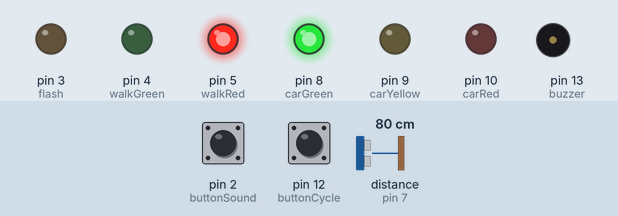
This sketch was run on a simulated Arduino Uno, built with avr-gcc and run on an emulated ATmega328P. Shown: output pins drawn as LEDs (lit = HIGH), buzzer (waves = sounding). The test bench sets the inputs (shaded band); at power-on: pin 12 (buttonCycle) LOW, pin 2 (buttonSound) LOW, distance to the obstacle (sensor on pin 7) 80 cm. The echo pulse lasts 58.3 µs per cm; pins used as bus, display or sensor lines are not drawn.

Above: at 1.2 s.
1.3 s: pin 12 (buttonCycle) pulled HIGH for 0.15 s
At 31.3 s:
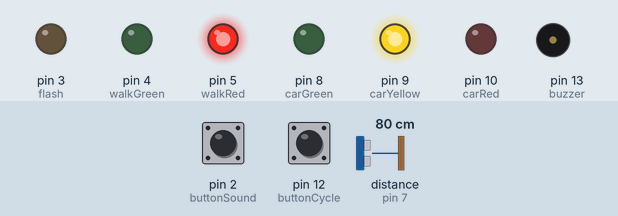
At 32.26 s:
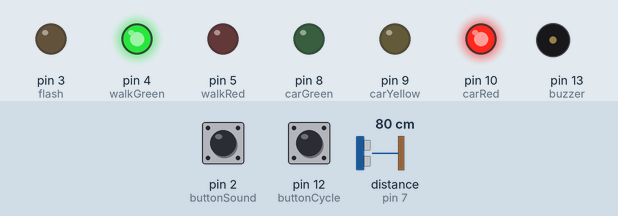
Timing chart, 0 to 33.5 s (numbered marks = the images above; inputs shaded):
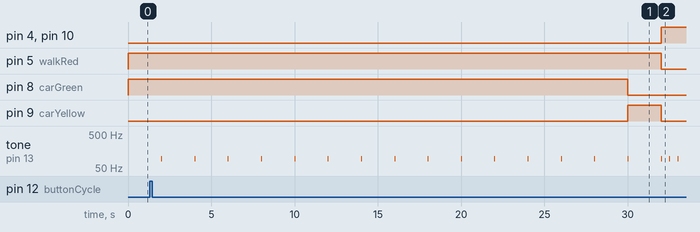

The sketch:

Arduino-Ampel.ino
```cpp
/*
  Programm: Ampelschaltung
  Funktion: Steuert eine Ampelanlage mit Fußgängerüberweg und Rotlichblitzer
  Autor: Moritz Heinke
  Datum: 16.03.2024

  Pin-Belegungen:
  - carGreen: Pin für grüne Ampel für Autos
  - carYellow: Pin für gelbe Ampel für Autos
  - carRed: Pin für rote Ampel für Autos
  - walkGreen: Pin für grüne Ampel für Fußgänger
  - walkRed: Pin für rote Ampel für Fußgänger
  - buttonCycle: Pin für den Taster zum manuellen Wechseln der Ampelzustände
  - buttonSound: Pin für den Taster zur Aktivierung/Deaktivierung des Pieptons
  - flash: Pin für Blitzlicht zur Hinderniswarnung
  - trig: Pin für Ultraschall-Sensor Trigger
  - echo: Pin für Ultraschall-Sensor Echo
  - buzzer: Pin für den Piezo-Summer
*/

// Pins LED
int carGreen = 8;
int carYellow = 9;
int carRed = 10;
int walkGreen = 4;
int walkRed = 5;
int flash = 3;

// Pins Ultrasonicsensor
int trig = 6;
int echo = 7;

// Pin Buzzer
int buzzer = 13;

// Pin Button
int buttonCycle = 12;
int buttonSound = 2;

// Konstanten
int buzzerInterval = 2000;
bool isChanged = false;

unsigned long lastCycle = 0;
unsigned long timeStartRed = 0;
unsigned long lastBuzzer = 0;
unsigned long timeToWait = 0;
unsigned long timeWait = 0;
unsigned long yellowRedTimer = 0;
unsigned long yellowTimer = 0;

void setup() {
  // Initialisiere die Pin-Modi
  pinMode(carGreen, OUTPUT);
  pinMode(carYellow, OUTPUT);
  pinMode(carRed, OUTPUT);
  pinMode(walkGreen, OUTPUT);
  pinMode(walkRed, OUTPUT);
  pinMode(buttonCycle, INPUT);
  pinMode(buttonSound, INPUT);
  pinMode(flash, OUTPUT);
  pinMode(trig, OUTPUT);
  pinMode(echo, INPUT);
  pinMode(buzzer, OUTPUT);
}

void loop() {
  // Schalte die Ampelzustände auf Zustand: Grün
  digitalWrite(carGreen, HIGH);
  digitalWrite(walkRed, HIGH);

  // Überprüfe den Sound-Button, um den Piepton zu aktivieren/deaktivieren
  if (digitalRead(buttonSound) == HIGH) {
    delay(1000);
    if (buzzer == 13) {
      buzzer = 11; // Pin 11 nicht belegt, Zustand: ausgeschaltet
    }
    else {
      buzzer = 13;
    }
  }

  // Spiele alle 'soundspeed'-Millisekunden einen Piepton ab
  if (millis() - lastBuzzer >= buzzerInterval) {
    tone(buzzer, 95, 20);
    lastBuzzer = millis();
  }

  // Überprüfe den Button zum Wechseln der Ampelzustände
  if (digitalRead(buttonCycle) == HIGH) {
    // Konfiguriere die Zeit zum Warten
    if (millis() - lastCycle >= 30000) { // timer
      timeToWait = 10000;
    }
    else{
      timeToWait = 30000 - (millis() - lastCycle);
    }

    // Schalte die Ampelzustände auf Zustand: Warten
    timeWait = millis();
    while (millis() < timeWait + timeToWait ) {
      // Spiele alle 'soundspeed'-Millisekunden einen Piepton ab
      if (millis() - lastBuzzer >= buzzerInterval) {
        tone(buzzer, 95, 20);
        lastBuzzer = millis();
      }
    }

    // Schalte die Ampelzustände auf Zustand: Gelb
    yellowTimer = millis();
    digitalWrite(carGreen, LOW);
    digitalWrite(carYellow, HIGH);
    while (millis() - yellowTimer <= 2000){
      if (millis() - lastBuzzer >= buzzerInterval) {
        tone(buzzer, 95, 20);
        lastBuzzer = millis();
      }
    }

    // Schalte die Ampelzustände auf Zustand: Rot
    digitalWrite(carYellow, LOW);
    digitalWrite(walkRed, LOW);
    digitalWrite(carRed, HIGH);
    digitalWrite(walkGreen, HIGH);
    timeStartRed = millis();
    buzzerInterval = 500;

    // Überwache die Fußgängerampelphase
    while (millis() - timeStartRed < 15000) {
      // Überprüfe den Übergang von Grün zu Rot und blitze bei geringem Abstand
      if (!isChanged && (millis() - timeStartRed > 12000)) {
        isChanged = true;
        digitalWrite(walkRed, HIGH);
        digitalWrite(walkGreen, LOW);
        buzzerInterval = 2000;
      }

      // Spiele alle 'soundspeed'-Millisekunden einen Piepton ab
      tone(buzzer, 95, 20);
      delay(buzzerInterval);

      // Ultrasonic Sensor Werte abrufen
      digitalWrite(trig, HIGH);
      delayMicroseconds(1000);
      digitalWrite(trig, LOW);
      if (pulseIn(echo, HIGH) / 58 <= 10) { // Unterschreitung von 10cm,flash
        digitalWrite(flash, HIGH);
        delay(100);
        digitalWrite(flash, LOW);
      }
    }

    // Schalte die Ampelzustände auf Zustand: Gelb-Roten Zustand
    digitalWrite(carYellow, HIGH);
    yellowRedTimer = millis();
    while (millis() - yellowRedTimer <= 3000) {
      // Spiele alle 'soundspeed'-Millisekunden einen Piepton ab
      tone(buzzer, 95, 20);
      delay(buzzerInterval);
    }
    digitalWrite(carYellow, LOW);
    digitalWrite(carRed, LOW);

    lastCycle = millis();
    isChanged = false;
  }
}
```

Measured:
- after the input at 1.3 s, pin 4 (walkGreen), pin 10 (carRed): LOW → HIGH after 30.7 s; pin 5 (walkRed): HIGH → LOW after 30.7 s; pin 8 (carGreen): HIGH → LOW after 28.7 s; pin 9 (carYellow): LOW → HIGH after 28.7 s, → LOW 2.0 s later
- by itself, tone on pin 13 (buzzer): repeats every 0.51 s: 95 Hz 0.02 s, silent 0.49 s
